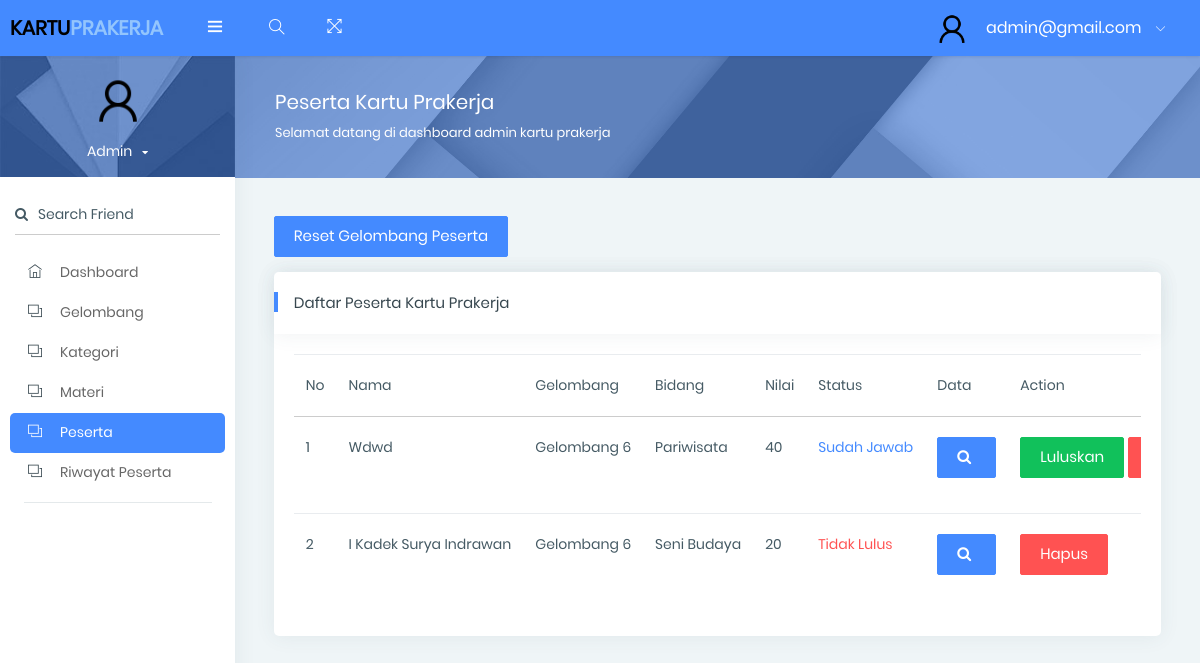
The page /level/admin/peserta.php (signed in) on the database its author committed.
### tables this page shows
CREATE TABLE `tb_kategori` (
  `id_kategori` int(11) NOT NULL,
  `nama_kategori` varchar(100) NOT NULL,
  `deskripsi` text NOT NULL,
  `deleted` int(1) NOT NULL DEFAULT 0
);

CREATE TABLE `tb_datadiri` (
  `id_datadiri` int(11) NOT NULL,
  `id_user` int(11) NOT NULL,
  `id_kategori` int(11) NOT NULL,
  `no_ktp` varchar(50) NOT NULL,
  `nama_lengkap` varchar(100) NOT NULL,
  `alamat` text NOT NULL,
  `foto_diri` varchar(100) NOT NULL,
  `foto_ktp` varchar(100) NOT NULL,
  `status_pekerjaan` enum('bekerja','tidak bekerja','menempuh pendidikan') NOT NULL,
  `status_user` enum('proses','sudah jawab','lulus','tidak lulus') NOT NULL,
  `deleted` int(1) NOT NULL DEFAULT 0,
  `id_gelombang` varchar(11) DEFAULT NULL
);

CREATE TABLE `tb_gelombang` (
  `id_gelombang` int(11) NOT NULL,
  `nama_gelombang` varchar(50) NOT NULL,
  `status_gelombang` enum('aktif','tidak aktif') NOT NULL,
  `deleted` int(1) NOT NULL
);

CREATE TABLE `tb_nilai` (
  `id_nilai` int(11) NOT NULL,
  `id_user` int(11) NOT NULL,
  `id_kategori` int(11) NOT NULL,
  `id_gelombang` int(11) NOT NULL,
  `nilai` int(11) NOT NULL,
  `deleted` int(1) NOT NULL DEFAULT 0
);

### level/admin/peserta.php (the view, shortened to what the rows shown need)
<?php
    require_once "../../config/koneksi.php";
?>
<!DOCTYPE html>
<html lang="en">
<head>
    <link rel="stylesheet" href="../assets/pages/waves/css/waves.min.css" type="text/css" media="all">
      <link rel="stylesheet" type="text/css" href="../assets/css/bootstrap/css/bootstrap.min.css">
      <link rel="stylesheet" href="../assets/pages/waves/css/waves.min.css" type="text/css" media="all">
      <link rel="stylesheet" type="text/css" href="../assets/icon/themify-icons/themify-icons.css">
      <link rel="stylesheet" type="text/css" href="../assets/icon/font-awesome/css/font-awesome.min.css">
      <link rel="stylesheet" type="text/css" href="../assets/css/jquery.mCustomScrollbar.css">
        <link rel="stylesheet" href="https://www.amcharts.com/lib/3/plugins/export/export.css" type="text/css" media="all" />
      <link rel="stylesheet" type="text/css" href="../assets/css/style.css">
  </head>
  <body>
  <div id="pcoded" class="pcoded">
      <div class="pcoded-container navbar-wrapper">
          <div class="pcoded-main-container">
              <div class="pcoded-wrapper">
                  <div class="pcoded-content">
                        <div class="pcoded-inner-content">
                            <div class="main-body">
                                <div class="page-wrapper">
                                    <div class="page-body">
                                        <div class="card">
                                            <div class="card-block table-border-style">
                                                <div class="table-responsive">
                                                    <table class="table table-hover">
                                                        <thead>
                                                            <tr>
                                                                <th>No</th>
                                                                <th>Nama</th>
                                                                <th>Gelombang</th>
                                                                <th>Bidang</th>
                                                                <th>Nilai</th>
                                                                <th>Status</th>
                                                                <th>Data</th>
                                                                <th>Action</th>
                                                            </tr>
                                                        </thead>
                                                        <tbody>
                                                        <?php
                                                            $query = mysqli_query($connection, "SELECT tb_kategori.*,tb_datadiri.*,tb_gelombang.*,tb_nilai.* FROM tb_kategori INNER JOIN tb_datadiri USING(id_kategori) INNER JOIN tb_gelombang USING(id_gelombang) INNER JOIN tb_nilai USING(id_gelombang) WHERE tb_datadiri.deleted = 0 AND tb_datadiri.id_user = tb_nilai.id_user AND tb_datadiri.status_user != 'proses' AND tb_datadiri.id_gelombang != '' ORDER BY tb_datadiri.id_datadiri DESC");
                                                            $nomor = 1;
                                                            while($data = mysqli_fetch_assoc($query)){
                                                                ?>
                                                                    <tr>
                                                                        <th scope="row"><?=$nomor++?></th>
                                                                        <td><?=ucwords($data['nama_lengkap'])?></td>
                                                                        <td>Gelombang <?=$data['nama_gelombang']?></td>
                                                                        <td><?=ucwords($data['nama_kategori'])?></td>
                                                                        <td><?=$data['nilai']?></td>
                                                                        <?php
                                                                            if($data['status_user'] == 'lulus'){
                                                                                ?>
                                                                                    <td class="text-success"><?=ucwords($data['status_user'])?></td>
                                                                                <?php
                                                                            }
                                                                            elseif($data['status_user'] == 'tidak lulus'){
                                                                                ?>
                                                                                    <td class="text-danger"><?=ucwords($data['status_user'])?></td>
                                                                                <?php
                                                                            }
                                                                            else{
                                                                                ?>
                                                                                    <td class="text-primary"><?=ucwords($data['status_user'])?></td>
                                                                                <?php
                                                                            }
                                                                        ?>
                                                                        <td>
                                                                        <a class="text-primary" href="./detail_peserta.php?id=<?php echo $data['id_user'] ?>"><button class="btn btn-primary waves-effect waves-light" style="margin-bottom:15px;"><i class="fa fa-search"></i></button></a>
                                                                        </td>
                                                                        <td>
                                                                        <?php
                                                                            if($data['status_user'] == 'lulus'){
                                                                                ?>
                                                                                    <a class="text-danger" href="./hapus_peserta.php?id=<?php echo $data['id_user'] ?>" onclick = "return confirm('Yakin hapus peserta?')"><button class="btn btn-danger waves-effect waves-light" style="margin-bottom:15px;">Hapus</button></a>
                                                                                <?php
                                                                            }
                                                                            elseif($data['status_user'] == 'tidak lulus'){
                                                                                ?>
                                                                                    <a class="text-danger" href="./hapus_peserta.php?id=<?php echo $data['id_user'] ?>" onclick = "return confirm('Yakin hapus peserta?')"><button class="btn btn-danger waves-effect waves-light" style="margin-bottom:15px;">Hapus</button></a>
                                                                                <?php
                                                                            }
                                                                            else{
                                                                                ?>
                                                                                    <a class="text-primary" href="./lulus_peserta.php?id=<?php echo $data['id_user'] ?>&idgelombang=<?php echo $data['nama_gelombang'] ?>" onclick = "return confirm('Yakin luluskan peserta?')"><button class="btn btn-success waves-effect waves-light" style="margin-bottom:15px;">Luluskan</button></a>
                                                                                    <a class="text-primary" href="./gagal_peserta.php?id=<?php echo $data['id_user'] ?>&idgelombang=<?php echo $data['nama_gelombang'] ?>" onclick = "return confirm('Yakin gagalkan peserta?')"><button class="btn btn-danger waves-effect waves-light" style="margin-bottom:15px;">Gagalkan</button></a>
                                                                                <?php
                                                                            }
                                                                        ?>
                                                                        </td>
                                                                    </tr>
                                                                <?php
                                                            }
                                                        ?>
                                                        </tbody>
                                                    </table>
                                                </div>
                                            </div>
                                        </div>
                                    </div>
                                </div>
                            </div>
                        </div>
                    </div>
                </div>
            </div>
        </div>
    </div>
</body>
</html>

### rows shown on the page
tb_kategori: tb_datadiri.nama_lengkap "Wdwd", tb_gelombang.nama_gelombang "6", nama_kategori "Pariwisata", tb_nilai.nilai "40", tb_datadiri.status_user "Sudah Jawab"
tb_kategori: tb_datadiri.nama_lengkap "I Kadek Surya Indrawan", tb_gelombang.nama_gelombang "6", nama_kategori "Seni Budaya", tb_nilai.nilai "20", tb_datadiri.status_user "Tidak Lulus"

### other values the page prints
$_SESSION['user_login']['email'] "admin@gmail.com"
